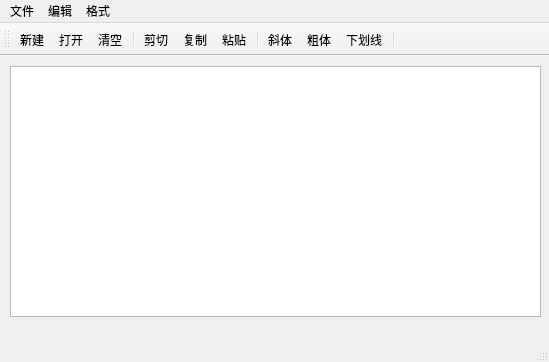
<?xml version="1.0" encoding="UTF-8"?>
<ui version="4.0">
 <class>QWMainWind</class>
 <widget class="QMainWindow" name="QWMainWind">
  <property name="geometry">
   <rect>
    <x>0</x>
    <y>0</y>
    <width>549</width>
    <height>362</height>
   </rect>
  </property>
  <property name="windowTitle">
   <string>QWMainWind</string>
  </property>
  <widget class="QWidget" name="centralWidget">
   <widget class="QTextEdit" name="txtEdit">
    <property name="geometry">
     <rect>
      <x>10</x>
      <y>10</y>
      <width>531</width>
      <height>251</height>
     </rect>
    </property>
   </widget>
  </widget>
  <widget class="QMenuBar" name="menuBar">
   <property name="geometry">
    <rect>
     <x>0</x>
     <y>0</y>
     <width>549</width>
     <height>26</height>
    </rect>
   </property>
   <widget class="QMenu" name="menu">
    <property name="title">
     <string>文件</string>
    </property>
    <addaction name="actNew"/>
    <addaction name="actOpen"/>
    <addaction name="separator"/>
    <addaction name="actClose"/>
   </widget>
   <widget class="QMenu" name="menu_2">
    <property name="title">
     <string>编辑</string>
    </property>
    <addaction name="actCut"/>
    <addaction name="actCopy"/>
    <addaction name="actPaste"/>
    <addaction name="separator"/>
    <addaction name="actClear"/>
   </widget>
   <widget class="QMenu" name="menu_3">
    <property name="title">
     <string>格式</string>
    </property>
    <addaction name="actFontBold"/>
    <addaction name="actFontItalic"/>
    <addaction name="actFontUnder"/>
    <addaction name="separator"/>
    <addaction name="actToolbarLab"/>
   </widget>
   <addaction name="menu"/>
   <addaction name="menu_2"/>
   <addaction name="menu_3"/>
  </widget>
  <widget class="QToolBar" name="mainToolBar">
   <attribute name="toolBarArea">
    <enum>TopToolBarArea</enum>
   </attribute>
   <attribute name="toolBarBreak">
    <bool>false</bool>
   </attribute>
   <addaction name="actNew"/>
   <addaction name="actOpen"/>
   <addaction name="actClear"/>
   <addaction name="separator"/>
   <addaction name="actCut"/>
   <addaction name="actCopy"/>
   <addaction name="actPaste"/>
   <addaction name="separator"/>
   <addaction name="actFontItalic"/>
   <addaction name="actFontBold"/>
   <addaction name="actFontUnder"/>
   <addaction name="separator"/>
  </widget>
  <widget class="QStatusBar" name="statusBar"/>
  <action name="actCut">
   <property name="icon">
    <iconset>
     <normaloff>images/cut.bmp</normaloff>images/cut.bmp</iconset>
   </property>
   <property name="text">
    <string>剪切</string>
   </property>
   <property name="toolTip">
    <string>剪切</string>
   </property>
   <property name="shortcut">
    <string>Ctrl+X</string>
   </property>
  </action>
  <action name="actCopy">
   <property name="icon">
    <iconset>
     <normaloff>images/120.bmp</normaloff>images/120.bmp</iconset>
   </property>
   <property name="text">
    <string>复制</string>
   </property>
   <property name="toolTip">
    <string>复制</string>
   </property>
   <property name="shortcut">
    <string>Ctrl+C</string>
   </property>
  </action>
  <action name="actPaste">
   <property name="icon">
    <iconset>
     <normaloff>images/paste.bmp</normaloff>images/paste.bmp</iconset>
   </property>
   <property name="text">
    <string>粘贴</string>
   </property>
   <property name="toolTip">
    <string>粘贴</string>
   </property>
   <property name="shortcut">
    <string>Ctrl+V</string>
   </property>
  </action>
  <action name="actFontBold">
   <property name="checkable">
    <bool>true</bool>
   </property>
   <property name="icon">
    <iconset>
     <normaloff>images/BLD.BMP</normaloff>images/BLD.BMP</iconset>
   </property>
   <property name="text">
    <string>粗体</string>
   </property>
   <property name="toolTip">
    <string>粗体</string>
   </property>
  </action>
  <action name="actFontItalic">
   <property name="checkable">
    <bool>true</bool>
   </property>
   <property name="icon">
    <iconset>
     <normaloff>images/ITL.BMP</normaloff>images/ITL.BMP</iconset>
   </property>
   <property name="text">
    <string>斜体</string>
   </property>
   <property name="toolTip">
    <string>斜体</string>
   </property>
  </action>
  <action name="actFontUnder">
   <property name="checkable">
    <bool>true</bool>
   </property>
   <property name="icon">
    <iconset>
     <normaloff>images/WORDUNDR.BMP</normaloff>images/WORDUNDR.BMP</iconset>
   </property>
   <property name="text">
    <string>下划线</string>
   </property>
   <property name="toolTip">
    <string>下划线</string>
   </property>
  </action>
  <action name="actClose">
   <property name="icon">
    <iconset>
     <normaloff>images/exit.bmp</normaloff>images/exit.bmp</iconset>
   </property>
   <property name="text">
    <string>退出</string>
   </property>
   <property name="toolTip">
    <string>退出</string>
   </property>
  </action>
  <action name="actOpen">
   <property name="icon">
    <iconset>
     <normaloff>images/open3.bmp</normaloff>images/open3.bmp</iconset>
   </property>
   <property name="text">
    <string>打开</string>
   </property>
   <property name="toolTip">
    <string>打开文件</string>
   </property>
   <property name="shortcut">
    <string>Ctrl+O</string>
   </property>
  </action>
  <action name="actClear">
   <property name="icon">
    <iconset>
     <normaloff>images/103.bmp</normaloff>images/103.bmp</iconset>
   </property>
   <property name="text">
    <string>清空</string>
   </property>
   <property name="toolTip">
    <string>清空内容</string>
   </property>
  </action>
  <action name="actFont">
   <property name="icon">
    <iconset>
     <normaloff>images/20.ico</normaloff>images/20.ico</iconset>
   </property>
   <property name="text">
    <string>字体</string>
   </property>
   <property name="toolTip">
    <string>字体设置</string>
   </property>
  </action>
  <action name="actNew">
   <property name="icon">
    <iconset>
     <normaloff>images/new2.bmp</normaloff>images/new2.bmp</iconset>
   </property>
   <property name="text">
    <string>新建</string>
   </property>
   <property name="toolTip">
    <string>新建</string>
   </property>
   <property name="shortcut">
    <string>Ctrl+N</string>
   </property>
  </action>
  <action name="actToolbarLab">
   <property name="checkable">
    <bool>true</bool>
   </property>
   <property name="icon">
    <iconset>
     <normaloff>images/430.bmp</normaloff>images/430.bmp</iconset>
   </property>
   <property name="text">
    <string>显示工具栏文具标签</string>
   </property>
   <property name="toolTip">
    <string>显示工具栏文具标签</string>
   </property>
  </action>
 </widget>
 <layoutdefault spacing="6" margin="11"/>
 <resources/>
 <connections>
  <connection>
   <sender>actPaste</sender>
   <signal>triggered()</signal>
   <receiver>txtEdit</receiver>
   <slot>paste()</slot>
   <hints>
    <hint type="sourcelabel">
     <x>-1</x>
     <y>-1</y>
    </hint>
    <hint type="destinationlabel">
     <x>275</x>
     <y>201</y>
    </hint>
   </hints>
  </connection>
  <connection>
   <sender>actCut</sender>
   <signal>triggered()</signal>
   <receiver>txtEdit</receiver>
   <slot>cut()</slot>
   <hints>
    <hint type="sourcelabel">
     <x>-1</x>
     <y>-1</y>
    </hint>
    <hint type="destinationlabel">
     <x>275</x>
     <y>201</y>
    </hint>
   </hints>
  </connection>
  <connection>
   <sender>actCopy</sender>
   <signal>triggered()</signal>
   <receiver>txtEdit</receiver>
   <slot>copy()</slot>
   <hints>
    <hint type="sourcelabel">
     <x>-1</x>
     <y>-1</y>
    </hint>
    <hint type="destinationlabel">
     <x>275</x>
     <y>201</y>
    </hint>
   </hints>
  </connection>
  <connection>
   <sender>actClose</sender>
   <signal>triggered()</signal>
   <receiver>QWMainWind</receiver>
   <slot>close()</slot>
   <hints>
    <hint type="sourcelabel">
     <x>-1</x>
     <y>-1</y>
    </hint>
    <hint type="destinationlabel">
     <x>274</x>
     <y>180</y>
    </hint>
   </hints>
  </connection>
  <connection>
   <sender>actClear</sender>
   <signal>triggered()</signal>
   <receiver>txtEdit</receiver>
   <slot>clear()</slot>
   <hints>
    <hint type="sourcelabel">
     <x>-1</x>
     <y>-1</y>
    </hint>
    <hint type="destinationlabel">
     <x>275</x>
     <y>201</y>
    </hint>
   </hints>
  </connection>
 </connections>
</ui>
